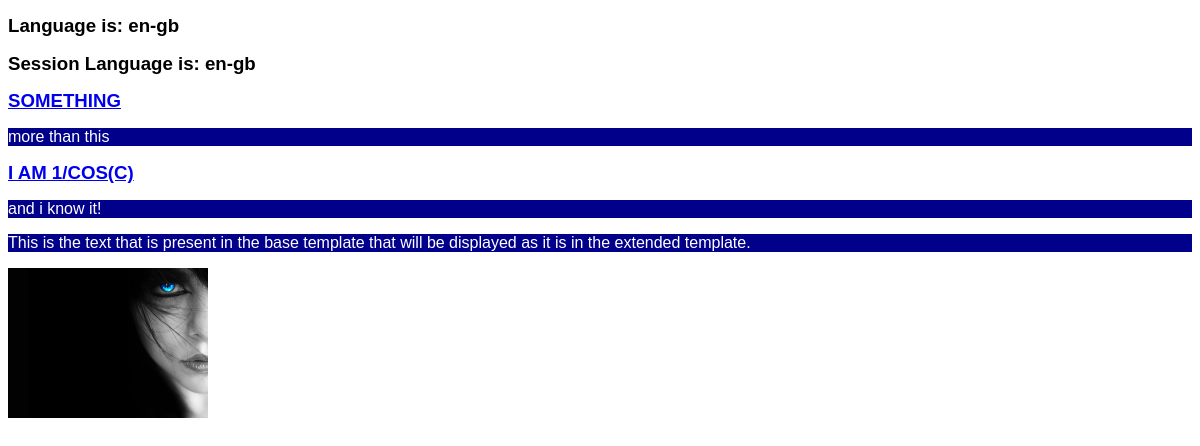
/articles/all/, run on an earlier commit of the app's database.
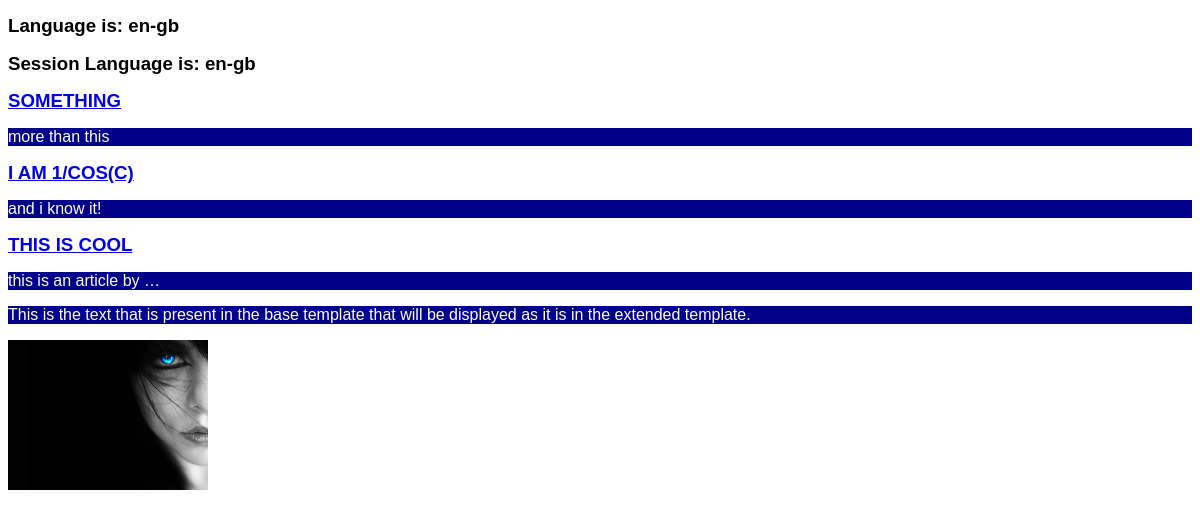
And on a later commit of the database.
### articles/models.py (models this page shows, shortened)
class Article(models.Model):
    title = models.TextField(max_length=254)
    body = models.TextField()
    likes = models.IntegerField()

### articles/views.py (the view)
# urls.py: url(r'^get/(?P<article_id>\d+)/$','articles.views.article'),
def articles(request):
    language = 'en-gb'
    session_language = 'en-gb'
    if 'lang' in request.COOKIES:
        language = request.COOKIES['lang']
    if 'lang' in request.session:
        session_language = request.session['lang']
    return render_to_response('articles.html',{'articles':Article.objects.all(), 'language':language, 'session_language':session_language})

### articles/templates/articles.html
{% extends "base.html" %}
{% block content %}
<h2>Language is: {{ language }} </h2>
<h2>Session Language is: {{ session_language }} </h2>
{% if articles.count > 0 %}
    {% for article in articles %}
    <div>
        <h2><a href="/articles/get/{{ article.id }}/">{{ article.title|upper }}</a></h2>
        <p>{{ article.body|lower|truncatewords:"5" }}</p>
    </div>
    {% endfor %}
{% else %}
<p>No articles to show!</p>
{% endif %}
{% endblock %}

### templates/base.html (shortened to what this page needs)
{% load static %}
<!DOCTYPE html>
<html lang = "en">
<head>
    <link rel = "stylesheet" type = "text/css" href = "{% static 'assets/css/default.css' %}">
</head>
<body>
    {% block content %}{% endblock %}
    <p>This is the text that is present in the base template that will be displayed as it is in the extended template.</p>
    <img src = "{% static 'assets/images/dark-desktop-good.jpg' %}" width = "200"/>
</body>
</html>

### static/assets/css/default.css (style rules this page uses)
H2 { COLOR: #000000; FONT-FAMILY: verdana, helvetica, lucida-sans, sans-serif; FONT-SIZE: 14pt; FONT-STYLE: normal; FONT-VARIANT: normal }
body { COLOR: #000000; FONT-FAMILY: lucida-sans, sans-serif; FONT-SIZE: 10pt; FONT-STYLE: normal; FONT-VARIANT: normal; }
P { color: white; background: darkblue; FONT-FAMILY: lucida-sans, sans-serif; FONT-SIZE: 12pt; FONT-STYLE: normal; FONT-VARIANT: normal }

What changed in the data, as far as the page shows it:
added Article: title "THIS IS COOL", body "this is an article by …"
